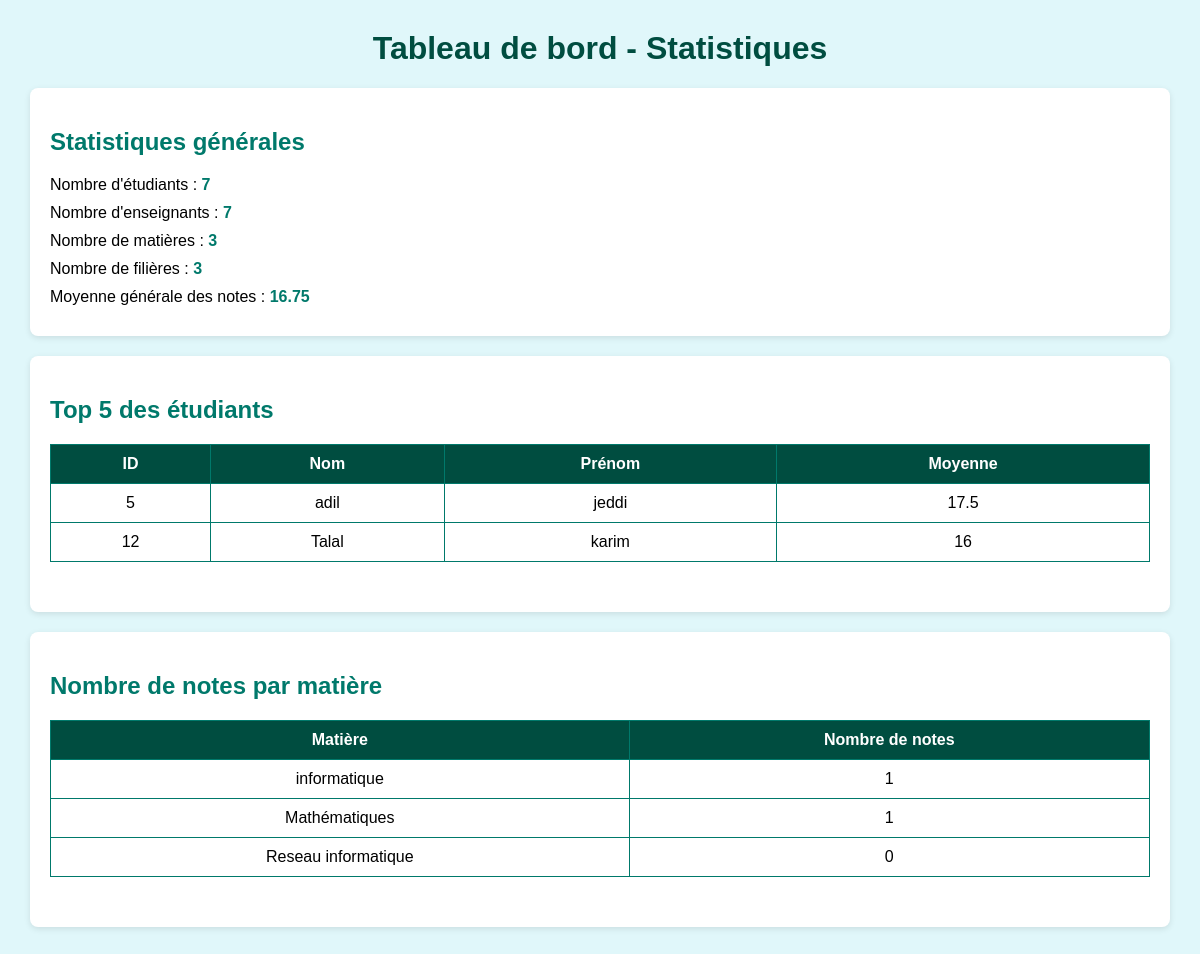
Screenshot of /admin_stats.php with the database file from the repository.
### tables this page shows
CREATE TABLE `etudiants` (
  `id_etudiant` int(11) NOT NULL,
  `nom` varchar(100) NOT NULL,
  `prenom` varchar(100) NOT NULL,
  `date_naissance` date DEFAULT NULL,
  `id_filiere` int(11) DEFAULT NULL
);

### admin_stats.php (the view, shortened to what this page needs)
<?php
$host = "localhost";
$db = "gestion_scolarite";
$user = "root";
$pass = "";
try {
    $pdo = new PDO("mysql:host=$host;dbname=$db;charset=utf8", $user, $pass);
} catch (PDOException $e) {
    die("Erreur de connexion : " . $e->getMessage());
}
$nbrEtudiants = $pdo->query("SELECT COUNT(*) FROM etudiants")->fetchColumn();
$nbrEnseignants = $pdo->query("SELECT COUNT(*) FROM enseignants")->fetchColumn();
$nbrMatieres = $pdo->query("SELECT COUNT(*) FROM matieres")->fetchColumn();
$nbrFilieres = $pdo->query("SELECT COUNT(*) FROM filieres")->fetchColumn();
$moyenneGenerale = $pdo->query("SELECT ROUND(AVG(note), 2) FROM evaluations")->fetchColumn();
$topEtudiants = $pdo->query("
    SELECT e.id_etudiant, e.nom, e.prenom, ROUND(AVG(ev.note), 2) AS moyenne
    FROM etudiants e
    JOIN evaluations ev ON e.id_etudiant = ev.id_etudiant
    GROUP BY e.id_etudiant
    ORDER BY moyenne DESC
    LIMIT 5
")->fetchAll(PDO::FETCH_ASSOC);
$notesParMatiere = $pdo->query("SELECT m.nom_matiere, COUNT(ev.id_evaluation) as total
    FROM matieres m
    LEFT JOIN evaluations ev ON m.id_matiere = ev.id_matiere
    GROUP BY m.nom_matiere")->fetchAll(PDO::FETCH_ASSOC);
?>
<!DOCTYPE html>
<html lang="fr">
<head>
</head>
<body>
    <h1>Tableau de bord - Statistiques</h1>
    <div class="box">
        <h2>Statistiques générales</h2>
        <p>Nombre d'étudiants : <strong><?= $nbrEtudiants ?></strong></p>
        <p>Nombre d'enseignants : <strong><?= $nbrEnseignants ?></strong></p>
        <p>Nombre de matières : <strong><?= $nbrMatieres ?></strong></p>
        <p>Nombre de filières : <strong><?= $nbrFilieres ?></strong></p>
        <p>Moyenne générale des notes : <strong><?= $moyenneGenerale ?></strong></p>
    </div>
    <div class="box">
        <h2>Top 5 des étudiants</h2>
        <table>
            <tr><th>ID</th><th>Nom</th><th>Prénom</th><th>Moyenne</th></tr>
            <?php foreach ($topEtudiants as $etudiant): ?>
            <tr>
                <td><?= $etudiant['id_etudiant'] ?></td>
                <td><?= $etudiant['nom'] ?></td>
                <td><?= $etudiant['prenom'] ?></td>
                <td><?= $etudiant['moyenne'] ?></td>
            </tr>
            <?php endforeach; ?>
        </table>
    </div>
    <div class="box">
        <h2>Nombre de notes par matière</h2>
        <table>
            <tr><th>Matière</th><th>Nombre de notes</th></tr>
            <?php foreach ($notesParMatiere as $matiere): ?>
            <tr>
                <td><?= $matiere['nom_matiere'] ?></td>
                <td><?= $matiere['total'] ?></td>
            </tr>
            <?php endforeach; ?>
        </table>
    </div>
</body>
</html>

### admin_stats.php (style rules this page uses)
body { font-family: Arial; margin: 30px; background: #e0f7fa; }
h1 { color: #004d40; text-align: center; }
h2 { color: #00796b; }
table { width: 100%; border-collapse: collapse; margin-bottom: 30px; }
th, td { padding: 10px; border: 1px solid #00796b; text-align: center; }
th { background-color: #004d40; color: white; }
.box { background: white; padding: 20px; margin-bottom: 20px; border-radius: 8px; box-shadow: 0 2px 6px rgba(0,0,0,0.1); }
.box p { font-size: 16px; margin: 10px 0; }
.box strong { color: #00796b; }

### rows the page displays
etudiants: id_etudiant "5", nom "adil", prenom "jeddi", moyenne "17.5"
etudiants: id_etudiant "12", nom "Talal", prenom "karim", moyenne "16"

### other values shown
$nbrEtudiants "7"
$nbrEnseignants "7"
$nbrMatieres "3"
$nbrFilieres "3"
$moyenneGenerale "16.75"
$matiere['nom_matiere'] "informatique"
$matiere['total'] "1"
$matiere['nom_matiere'] "Mathématiques"
$matiere['nom_matiere'] "Reseau informatique"
$matiere['total'] "0"
